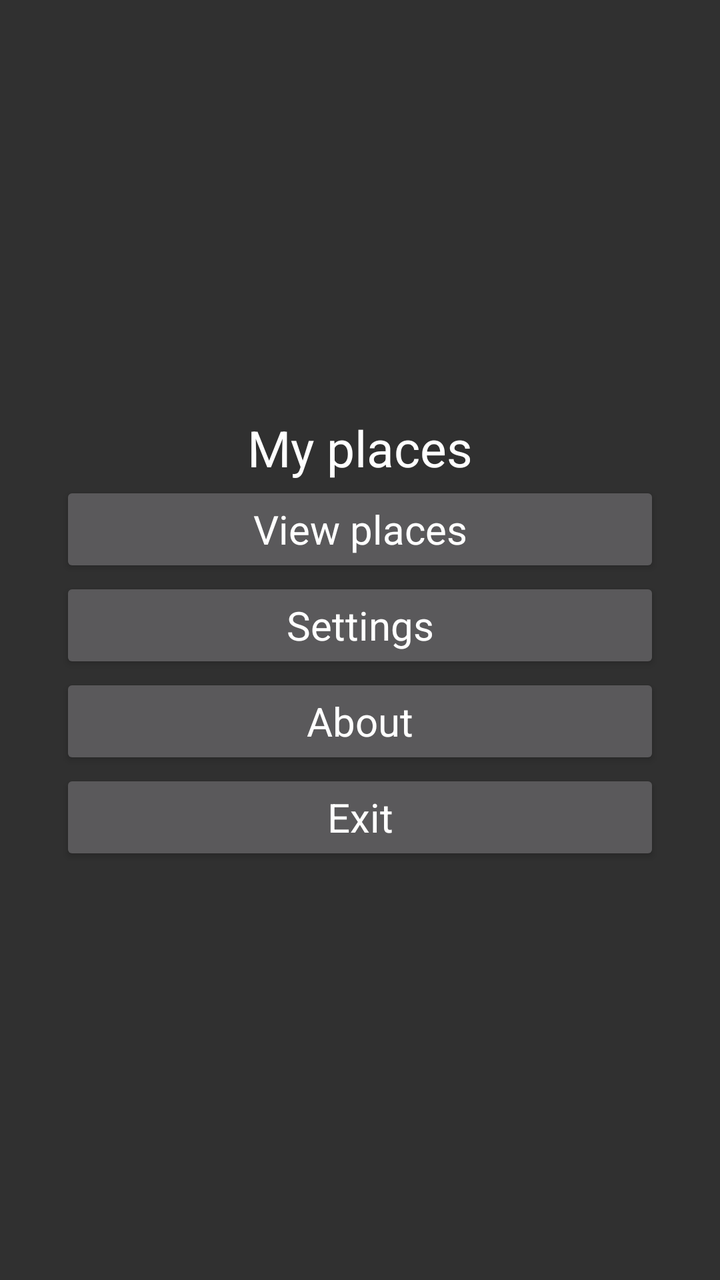
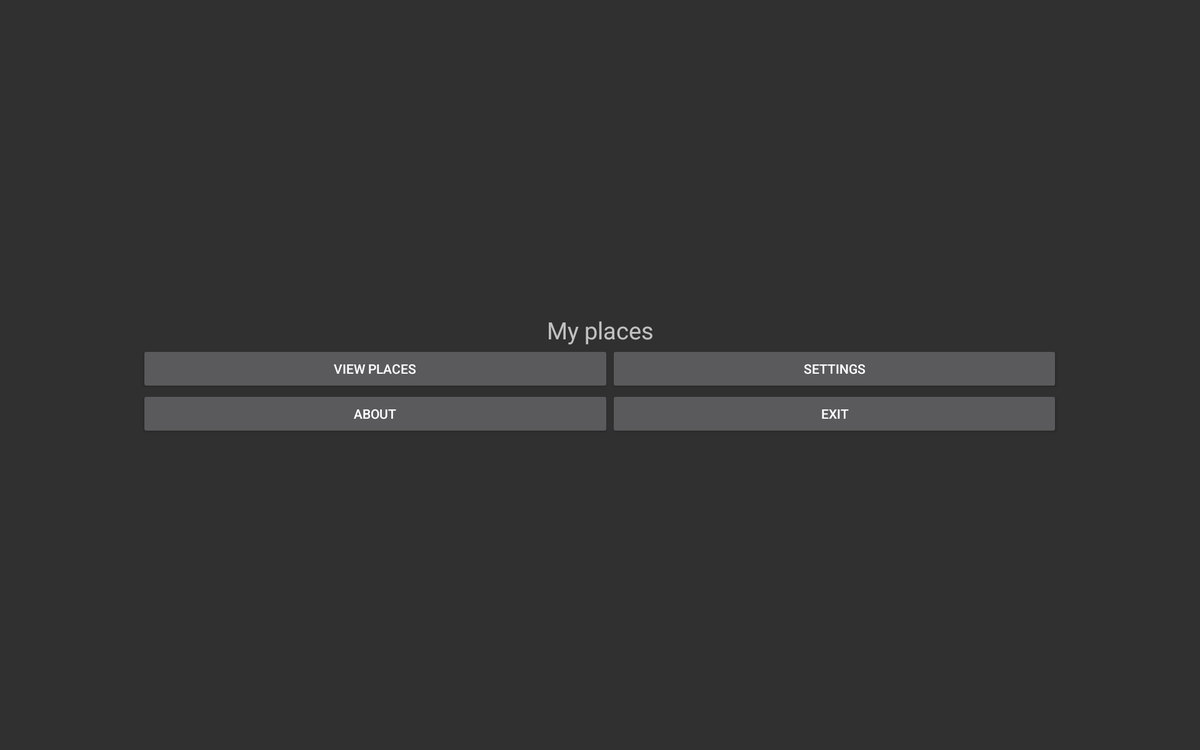

First picture: res/layout/ on a phone held upright. Second picture: the repository's own variant of that layout, on a device whose configuration matches the variant's folder. Source for both follows.
<!-- AndroidManifest.xml: application theme TemaMisLugares -->
<!-- res/layout/activity_main.xml -->
<LinearLayout xmlns:android="http://schemas.android.com/apk/res/android"
    xmlns:tools="http://schemas.android.com/tools"
    android:layout_width="match_parent"
    android:layout_height="match_parent"
    android:gravity="center"
    android:orientation="vertical"
    android:padding="30dp"
    android:theme="@style/TemaMisLugares"
    tools:context=".activity_main">

    <TextView style="@style/TemaMisLugares.EstiloTexto" android:text="@string/app_name"/>
    <Button android:id="@+id/Button01" style="@style/TemaMisLugares.EstiloTexto.Botones" android:text="@string/opcion1" />
    <Button android:id="@+id/Button02" style="@style/TemaMisLugares.EstiloTexto.Botones" android:text="@string/opcion2" />
    <Button android:id="@+id/Button03" style="@style/TemaMisLugares.EstiloTexto.Botones" android:text="@string/opcion3" />
    <Button android:id="@+id/Button04" style="@style/TemaMisLugares.EstiloTexto.Botones" android:text="@string/opcion4" />

</LinearLayout>
<!-- resources referenced by this layout -->
<resources>
  <string name="app_name">My places</string>
  <string name="opcion1">View places</string>
  <string name="opcion2">Settings</string>
  <string name="opcion3">About</string>
  <string name="opcion4">Exit</string>
  <style name="TemaMisLugares" parent="Theme.AppCompat.NoActionBar">
  
      </style>
  <style name="TemaMisLugares.EstiloTexto">
          <item name="android:layout_width">match_parent</item>
          <item name="android:layout_height">wrap_content</item>
          <item name="android:gravity">center</item>
          <item name="android:textSize">25sp</item>
      </style>
  <style name="TemaMisLugares.EstiloTexto.Botones">
          <item name="android:padding">10dp</item>
          <item name="android:textSize">20sp</item>
      </style>
</resources>
<!-- res/layout-xlarge-land/activity_main.xml (the repository's variant of the layout above) -->
<!-- drawn on a large tablet held sideways -->
<LinearLayout xmlns:android="http://schemas.android.com/apk/res/android"
    xmlns:tools="http://schemas.android.com/tools" android:layout_width="match_parent"
    android:layout_height="match_parent"
    android:gravity="center"
    android:orientation="vertical"
    android:padding="150dp"
    tools:context=".activity_main">

    <TextView android:layout_width="match_parent" android:layout_height="wrap_content"
        android:gravity="center" android:text="@string/app_name" android:textSize="25sp"/>
    <TableLayout
        android:layout_width="match_parent"
        android:layout_height="wrap_content"
        android:stretchColumns="*">
        <TableRow>
            <Button android:id="@+id/Button01" android:layout_width="match_parent" android:layout_height="wrap_content"
                android:text="@string/opcion1" />
            <Button android:id="@+id/Button02" android:layout_width="match_parent" android:layout_height="wrap_content"
                android:text="@string/opcion2" />
        </TableRow>
        <TableRow>
            <Button android:id="@+id/Button03" android:layout_width="match_parent" android:layout_height="wrap_content"
                android:text="@string/opcion3" />
            <Button android:id="@+id/Button04" android:layout_width="match_parent" android:layout_height="wrap_content"
                android:text="@string/opcion4" />
        </TableRow>
    </TableLayout>

</LinearLayout>
<!-- resources referenced by the variant -->
<!-- as a large tablet held sideways resolves them -->
<resources>
  <string name="app_name">My places</string>
  <string name="opcion1">View places</string>
  <string name="opcion2">Settings</string>
  <string name="opcion3">About</string>
  <string name="opcion4">Exit</string>
  <style name="TemaMisLugares" parent="Theme.AppCompat.NoActionBar">
  
      </style>
</resources>
